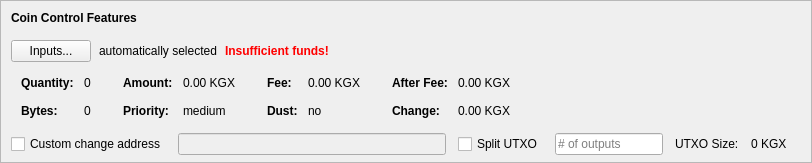
    <widget class="QFrame" name="frameCoinControl">
     <property name="sizePolicy">
      <sizepolicy hsizetype="Expanding" vsizetype="Expanding">
       <horstretch>0</horstretch>
       <verstretch>0</verstretch>
      </sizepolicy>
     </property>
     <property name="maximumSize">
      <size>
       <width>16777215</width>
       <height>16777215</height>
      </size>
     </property>
     <property name="frameShape">
      <enum>QFrame::StyledPanel</enum>
     </property>
     <property name="frameShadow">
      <enum>QFrame::Sunken</enum>
     </property>
     <layout class="QVBoxLayout" name="verticalLayoutCoinControl2">
      <property name="spacing">
       <number>0</number>
      </property>
      <property name="leftMargin">
       <number>0</number>
      </property>
      <property name="topMargin">
       <number>0</number>
      </property>
      <property name="rightMargin">
       <number>0</number>
      </property>
      <property name="bottomMargin">
       <number>6</number>
      </property>
      <item>
       <layout class="QVBoxLayout" name="verticalLayoutCoinControl" stretch="0,0,0,0,1">
        <property name="spacing">
         <number>0</number>
        </property>
        <property name="leftMargin">
         <number>10</number>
        </property>
        <property name="topMargin">
         <number>10</number>
        </property>
        <item>
         <layout class="QHBoxLayout" name="horizontalLayoutCoinControl1">
          <property name="bottomMargin">
           <number>15</number>
          </property>
          <item>
           <widget class="QLabel" name="labelCoinControlFeatures">
            <property name="sizePolicy">
             <sizepolicy hsizetype="Preferred" vsizetype="Maximum">
              <horstretch>0</horstretch>
              <verstretch>0</verstretch>
             </sizepolicy>
            </property>
            <property name="font">
             <font>
              <weight>75</weight>
              <bold>true</bold>
             </font>
            </property>
            <property name="styleSheet">
             <string notr="true">font-weight:bold;</string>
            </property>
            <property name="text">
             <string>Coin Control Features</string>
            </property>
           </widget>
          </item>
         </layout>
        </item>
        <item>
         <layout class="QHBoxLayout" name="horizontalLayoutCoinControl2" stretch="0,0,0,0">
          <property name="spacing">
           <number>8</number>
          </property>
          <property name="bottomMargin">
           <number>10</number>
          </property>
          <item>
           <widget class="QPushButton" name="pushButtonCoinControl">
            <property name="styleSheet">
             <string notr="true"/>
            </property>
            <property name="text">
             <string>Inputs...</string>
            </property>
            <property name="autoDefault">
             <bool>false</bool>
            </property>
           </widget>
          </item>
          <item>
           <widget class="QLabel" name="labelCoinControlAutomaticallySelected">
            <property name="text">
             <string>automatically selected</string>
            </property>
            <property name="margin">
             <number>5</number>
            </property>
           </widget>
          </item>
          <item>
           <widget class="QLabel" name="labelCoinControlInsuffFunds">
            <property name="font">
             <font>
              <weight>75</weight>
              <bold>true</bold>
             </font>
            </property>
            <property name="styleSheet">
             <string notr="true">color:red;font-weight:bold;</string>
            </property>
            <property name="text">
             <string>Insufficient funds!</string>
            </property>
            <property name="margin">
             <number>5</number>
            </property>
           </widget>
          </item>
          <item>
           <spacer name="horizontalSpacerCoinControl">
            <property name="orientation">
             <enum>Qt::Horizontal</enum>
            </property>
            <property name="sizeHint" stdset="0">
             <size>
              <width>40</width>
              <height>1</height>
             </size>
            </property>
           </spacer>
          </item>
         </layout>
        </item>
        <item>
         <widget class="QWidget" name="widgetCoinControl" native="true">
          <property name="sizePolicy">
           <sizepolicy hsizetype="Preferred" vsizetype="Preferred">
            <horstretch>0</horstretch>
            <verstretch>0</verstretch>
           </sizepolicy>
          </property>
          <property name="minimumSize">
           <size>
            <width>0</width>
            <height>0</height>
           </size>
          </property>
          <property name="styleSheet">
           <string notr="true"/>
          </property>
          <layout class="QHBoxLayout" name="horizontalLayoutCoinControl5">
           <property name="leftMargin">
            <number>0</number>
           </property>
           <property name="topMargin">
            <number>0</number>
           </property>
           <property name="rightMargin">
            <number>0</number>
           </property>
           <property name="bottomMargin">
            <number>0</number>
           </property>
           <item>
            <layout class="QHBoxLayout" name="horizontalLayoutCoinControl3" stretch="0,0,0,1">
             <property name="spacing">
              <number>20</number>
             </property>
             <property name="topMargin">
              <number>0</number>
             </property>
             <property name="bottomMargin">
              <number>10</number>
             </property>
             <item>
              <layout class="QFormLayout" name="formLayoutCoinControl1">
               <property name="horizontalSpacing">
                <number>10</number>
               </property>
               <property name="verticalSpacing">
                <number>14</number>
               </property>
               <property name="leftMargin">
                <number>10</number>
               </property>
               <property name="topMargin">
                <number>4</number>
               </property>
               <property name="rightMargin">
                <number>6</number>
               </property>
               <item row="0" column="0">
                <widget class="QLabel" name="labelCoinControlQuantityText">
                 <property name="font">
                  <font>
                   <weight>75</weight>
                   <bold>true</bold>
                  </font>
                 </property>
                 <property name="text">
                  <string>Quantity:</string>
                 </property>
                 <property name="margin">
                  <number>0</number>
                 </property>
                </widget>
               </item>
               <item row="0" column="1">
                <widget class="QLabel" name="labelCoinControlQuantity">
                 <property name="cursor">
                  <cursorShape>IBeamCursor</cursorShape>
                 </property>
                 <property name="contextMenuPolicy">
                  <enum>Qt::ActionsContextMenu</enum>
                 </property>
                 <property name="text">
                  <string notr="true">0</string>
                 </property>
                 <property name="margin">
                  <number>0</number>
                 </property>
                 <property name="textInteractionFlags">
                  <set>Qt::LinksAccessibleByMouse|Qt::TextSelectableByKeyboard|Qt::TextSelectableByMouse</set>
                 </property>
                </widget>
               </item>
               <item row="1" column="0">
                <widget class="QLabel" name="labelCoinControlBytesText">
                 <property name="font">
                  <font>
                   <weight>75</weight>
                   <bold>true</bold>
                  </font>
                 </property>
                 <property name="text">
                  <string>Bytes:</string>
                 </property>
                </widget>
               </item>
               <item row="1" column="1">
                <widget class="QLabel" name="labelCoinControlBytes">
                 <property name="cursor">
                  <cursorShape>IBeamCursor</cursorShape>
                 </property>
                 <property name="contextMenuPolicy">
                  <enum>Qt::ActionsContextMenu</enum>
                 </property>
                 <property name="text">
                  <string notr="true">0</string>
                 </property>
                 <property name="textInteractionFlags">
                  <set>Qt::LinksAccessibleByMouse|Qt::TextSelectableByKeyboard|Qt::TextSelectableByMouse</set>
                 </property>
                </widget>
               </item>
              </layout>
             </item>
             <item>
              <layout class="QFormLayout" name="formLayoutCoinControl2">
               <property name="horizontalSpacing">
                <number>10</number>
               </property>
               <property name="verticalSpacing">
                <number>14</number>
               </property>
               <property name="leftMargin">
                <number>6</number>
               </property>
               <property name="topMargin">
                <number>4</number>
               </property>
               <property name="rightMargin">
                <number>6</number>
               </property>
               <item row="0" column="0">
                <widget class="QLabel" name="labelCoinControlAmountText">
                 <property name="font">
                  <font>
                   <weight>75</weight>
                   <bold>true</bold>
                  </font>
                 </property>
                 <property name="text">
                  <string>Amount:</string>
                 </property>
                 <property name="margin">
                  <number>0</number>
                 </property>
                </widget>
               </item>
               <item row="0" column="1">
                <widget class="QLabel" name="labelCoinControlAmount">
                 <property name="cursor">
                  <cursorShape>IBeamCursor</cursorShape>
                 </property>
                 <property name="contextMenuPolicy">
                  <enum>Qt::ActionsContextMenu</enum>
                 </property>
                 <property name="text">
                  <string notr="true">0.00 KGX</string>
                 </property>
                 <property name="textInteractionFlags">
                  <set>Qt::LinksAccessibleByMouse|Qt::TextSelectableByKeyboard|Qt::TextSelectableByMouse</set>
                 </property>
                </widget>
               </item>
               <item row="1" column="0">
                <widget class="QLabel" name="labelCoinControlPriorityText">
                 <property name="font">
                  <font>
                   <weight>75</weight>
                   <bold>true</bold>
                  </font>
                 </property>
                 <property name="text">
                  <string>Priority:</string>
                 </property>
                </widget>
               </item>
               <item row="1" column="1">
                <widget class="QLabel" name="labelCoinControlPriority">
                 <property name="cursor">
                  <cursorShape>IBeamCursor</cursorShape>
                 </property>
                 <property name="contextMenuPolicy">
                  <enum>Qt::ActionsContextMenu</enum>
                 </property>
                 <property name="text">
                  <string>medium</string>
                 </property>
                 <property name="textInteractionFlags">
                  <set>Qt::LinksAccessibleByMouse|Qt::TextSelectableByKeyboard|Qt::TextSelectableByMouse</set>
                 </property>
                </widget>
               </item>
              </layout>
             </item>
             <item>
              <layout class="QFormLayout" name="formLayoutCoinControl3">
               <property name="horizontalSpacing">
                <number>10</number>
               </property>
               <property name="verticalSpacing">
                <number>14</number>
               </property>
               <property name="leftMargin">
                <number>6</number>
               </property>
               <property name="topMargin">
                <number>4</number>
               </property>
               <property name="rightMargin">
                <number>6</number>
               </property>
               <item row="0" column="0">
                <widget class="QLabel" name="labelCoinControlFeeText">
                 <property name="font">
                  <font>
                   <weight>75</weight>
                   <bold>true</bold>
                  </font>
                 </property>
                 <property name="text">
                  <string>Fee:</string>
                 </property>
                 <property name="margin">
                  <number>0</number>
                 </property>
                </widget>
               </item>
               <item row="0" column="1">
                <widget class="QLabel" name="labelCoinControlFee">
                 <property name="cursor">
                  <cursorShape>IBeamCursor</cursorShape>
                 </property>
                 <property name="contextMenuPolicy">
                  <enum>Qt::ActionsContextMenu</enum>
                 </property>
                 <property name="text">
                  <string notr="true">0.00 KGX</string>
                 </property>
                 <property name="textInteractionFlags">
                  <set>Qt::LinksAccessibleByMouse|Qt::TextSelectableByKeyboard|Qt::TextSelectableByMouse</set>
                 </property>
                </widget>
               </item>
               <item row="1" column="0">
                <widget class="QLabel" name="labelCoinControlLowOutputText">
                 <property name="font">
                  <font>
                   <weight>75</weight>
                   <bold>true</bold>
                  </font>
                 </property>
                 <property name="text">
                  <string>Dust:</string>
                 </property>
                </widget>
               </item>
               <item row="1" column="1">
                <widget class="QLabel" name="labelCoinControlLowOutput">
                 <property name="cursor">
                  <cursorShape>IBeamCursor</cursorShape>
                 </property>
                 <property name="contextMenuPolicy">
                  <enum>Qt::ActionsContextMenu</enum>
                 </property>
                 <property name="text">
                  <string>no</string>
                 </property>
                 <property name="textInteractionFlags">
                  <set>Qt::LinksAccessibleByMouse|Qt::TextSelectableByKeyboard|Qt::TextSelectableByMouse</set>
                 </property>
                </widget>
               </item>
              </layout>
             </item>
             <item>
              <layout class="QFormLayout" name="formLayoutCoinControl4">
               <property name="horizontalSpacing">
                <number>10</number>
               </property>
               <property name="verticalSpacing">
                <number>14</number>
               </property>
               <property name="leftMargin">
                <number>6</number>
               </property>
               <property name="topMargin">
                <number>4</number>
               </property>
               <property name="rightMargin">
                <number>6</number>
               </property>
               <item row="0" column="0">
                <widget class="QLabel" name="labelCoinControlAfterFeeText">
                 <property name="font">
                  <font>
                   <weight>75</weight>
                   <bold>true</bold>
                  </font>
                 </property>
                 <property name="text">
                  <string>After Fee:</string>
                 </property>
                 <property name="margin">
                  <number>0</number>
                 </property>
                </widget>
               </item>
               <item row="0" column="1">
                <widget class="QLabel" name="labelCoinControlAfterFee">
                 <property name="cursor">
                  <cursorShape>IBeamCursor</cursorShape>
                 </property>
                 <property name="contextMenuPolicy">
                  <enum>Qt::ActionsContextMenu</enum>
                 </property>
                 <property name="text">
                  <string notr="true">0.00 KGX</string>
                 </property>
                 <property name="textInteractionFlags">
                  <set>Qt::LinksAccessibleByMouse|Qt::TextSelectableByKeyboard|Qt::TextSelectableByMouse</set>
                 </property>
                </widget>
               </item>
               <item row="1" column="0">
                <widget class="QLabel" name="labelCoinControlChangeText">
                 <property name="font">
                  <font>
                   <weight>75</weight>
                   <bold>true</bold>
                  </font>
                 </property>
                 <property name="text">
                  <string>Change:</string>
                 </property>
                </widget>
               </item>
               <item row="1" column="1">
                <widget class="QLabel" name="labelCoinControlChange">
                 <property name="cursor">
                  <cursorShape>IBeamCursor</cursorShape>
                 </property>
                 <property name="contextMenuPolicy">
                  <enum>Qt::ActionsContextMenu</enum>
                 </property>
                 <property name="text">
                  <string notr="true">0.00 KGX</string>
                 </property>
                 <property name="textInteractionFlags">
                  <set>Qt::LinksAccessibleByMouse|Qt::TextSelectableByKeyboard|Qt::TextSelectableByMouse</set>
                 </property>
                </widget>
               </item>
              </layout>
             </item>
            </layout>
           </item>
          </layout>
         </widget>
        </item>
        <item>
         <layout class="QHBoxLayout" name="horizontalLayoutCoinControl4" stretch="0,0,0,0,0,0,0">
          <property name="spacing">
           <number>12</number>
          </property>
          <property name="sizeConstraint">
           <enum>QLayout::SetDefaultConstraint</enum>
          </property>
          <property name="topMargin">
           <number>5</number>
          </property>
          <property name="rightMargin">
           <number>5</number>
          </property>
          <item>
           <widget class="QCheckBox" name="checkBoxCoinControlChange">
            <property name="toolTip">
             <string>If this is activated, but the change address is empty or invalid, change will be sent to a newly generated address.</string>
            </property>
            <property name="text">
             <string>Custom change address</string>
            </property>
           </widget>
          </item>
          <item>
           <widget class="QValidatedLineEdit" name="lineEditCoinControlChange">
            <property name="enabled">
             <bool>false</bool>
            </property>
            <property name="sizePolicy">
             <sizepolicy hsizetype="Expanding" vsizetype="Fixed">
              <horstretch>0</horstretch>
              <verstretch>0</verstretch>
             </sizepolicy>
            </property>
           </widget>
          </item>
          <item>
           <widget class="QCheckBox" name="splitBlockCheckBox">
            <property name="text">
             <string>Split UTXO</string>
            </property>
           </widget>
          </item>
          <item>
           <widget class="QLineEdit" name="splitBlockLineEdit">
            <property name="sizePolicy">
             <sizepolicy hsizetype="Fixed" vsizetype="Fixed">
              <horstretch>50</horstretch>
              <verstretch>0</verstretch>
             </sizepolicy>
            </property>
            <property name="placeholderText">
             <string># of outputs</string>
            </property>
           </widget>
          </item>
          <item>
           <widget class="QLabel" name="labelBlockSizeText">
            <property name="text">
             <string>UTXO Size:</string>
            </property>
           </widget>
          </item>
          <item>
           <widget class="QLabel" name="labelBlockSize">
            <property name="text">
             <string>0 KGX</string>
            </property>
           </widget>
          </item>
          <item>
           <widget class="QLabel" name="labelCoinControlChangeLabel">
            <property name="sizePolicy">
             <sizepolicy hsizetype="Preferred" vsizetype="Expanding">
              <horstretch>0</horstretch>
              <verstretch>0</verstretch>
             </sizepolicy>
            </property>
            <property name="minimumSize">
             <size>
              <width>0</width>
              <height>0</height>
             </size>
            </property>
            <property name="text">
             <string/>
            </property>
            <property name="margin">
             <number>3</number>
            </property>
           </widget>
          </item>
         </layout>
        </item>
        <item>
         <spacer name="verticalSpacerCoinControl">
          <property name="orientation">
           <enum>Qt::Vertical</enum>
          </property>
          <property name="sizeHint" stdset="0">
           <size>
            <width>800</width>
            <height>1</height>
           </size>
          </property>
         </spacer>
        </item>
       </layout>
      </item>
     </layout>
    </widget>
